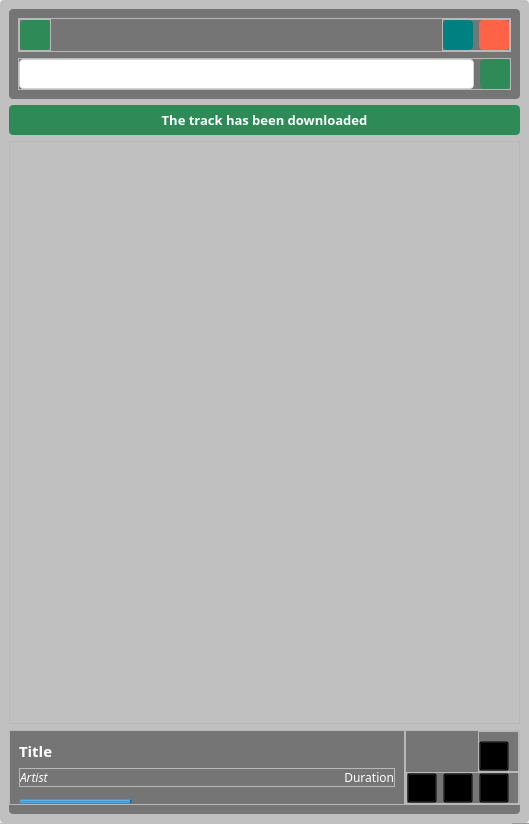
<?xml version="1.0" encoding="UTF-8"?>
<ui version="4.0">
 <class>MainWindow</class>
 <widget class="QMainWindow" name="MainWindow">
  <property name="geometry">
   <rect>
    <x>0</x>
    <y>0</y>
    <width>529</width>
    <height>824</height>
   </rect>
  </property>
  <property name="windowTitle">
   <string>MainWindow</string>
  </property>
  <property name="styleSheet">
   <string notr="true"/>
  </property>
  <widget class="QWidget" name="centralwidget">
   <property name="styleSheet">
    <string notr="true">QFrame{color: white;}
QLabel{color: white;}
QPushButton{color: white;}

QScrollArea{background: transparent; border-radius: 4px;}
QScrollBar:vertical{
background: transparent;
width: 7px;
border-radius: 10px;}
QScrollBar::handle{background:  rgba(0, 0, 0, 140); border-radius: 10px;}
QScrollBar::handle::hover {background:  rgba(0, 0, 0, 180); border-radius: 10px;}
QScrollBar::handle:vertical {width: 25px; min-height: 10px;}
</string>
   </property>
   <layout class="QVBoxLayout" name="verticalLayout_2">
    <property name="spacing">
     <number>0</number>
    </property>
    <property name="leftMargin">
     <number>0</number>
    </property>
    <property name="topMargin">
     <number>0</number>
    </property>
    <property name="rightMargin">
     <number>0</number>
    </property>
    <property name="bottomMargin">
     <number>0</number>
    </property>
    <item>
     <widget class="QFrame" name="background_frame">
      <property name="font">
       <font>
        <family>Segoe UI Variable Static Text</family>
        <pointsize>11</pointsize>
       </font>
      </property>
      <property name="styleSheet">
       <string notr="true">QFrame#background_frame{background: rgba(0, 0, 0, 50); border-radius: 4px; }</string>
      </property>
      <property name="frameShape">
       <enum>QFrame::StyledPanel</enum>
      </property>
      <property name="frameShadow">
       <enum>QFrame::Raised</enum>
      </property>
      <layout class="QVBoxLayout" name="verticalLayout">
       <item>
        <widget class="QFrame" name="top_frame">
         <property name="minimumSize">
          <size>
           <width>0</width>
           <height>0</height>
          </size>
         </property>
         <property name="maximumSize">
          <size>
           <width>16777215</width>
           <height>300</height>
          </size>
         </property>
         <property name="font">
          <font>
           <family>Segoe UI Variable Static Text</family>
           <pointsize>11</pointsize>
          </font>
         </property>
         <property name="styleSheet">
          <string notr="true">QFrame#top_frame{background: rgba(0, 0, 0, 100); border-radius: 4px; }</string>
         </property>
         <property name="frameShape">
          <enum>QFrame::StyledPanel</enum>
         </property>
         <property name="frameShadow">
          <enum>QFrame::Raised</enum>
         </property>
         <layout class="QVBoxLayout" name="verticalLayout_3">
          <item>
           <widget class="QFrame" name="frame">
            <property name="minimumSize">
             <size>
              <width>0</width>
              <height>0</height>
             </size>
            </property>
            <property name="font">
             <font>
              <family>Segoe UI Variable Static Text</family>
              <pointsize>11</pointsize>
             </font>
            </property>
            <property name="frameShape">
             <enum>QFrame::StyledPanel</enum>
            </property>
            <property name="frameShadow">
             <enum>QFrame::Raised</enum>
            </property>
            <layout class="QHBoxLayout" name="horizontalLayout">
             <property name="spacing">
              <number>0</number>
             </property>
             <property name="leftMargin">
              <number>0</number>
             </property>
             <property name="topMargin">
              <number>0</number>
             </property>
             <property name="rightMargin">
              <number>0</number>
             </property>
             <property name="bottomMargin">
              <number>0</number>
             </property>
             <item alignment="Qt::AlignLeft">
              <widget class="QFrame" name="frame_4">
               <property name="font">
                <font>
                 <family>Segoe UI Variable Static Text</family>
                 <pointsize>11</pointsize>
                </font>
               </property>
               <property name="frameShape">
                <enum>QFrame::StyledPanel</enum>
               </property>
               <property name="frameShadow">
                <enum>QFrame::Raised</enum>
               </property>
               <layout class="QHBoxLayout" name="horizontalLayout_3">
                <property name="spacing">
                 <number>0</number>
                </property>
                <property name="leftMargin">
                 <number>0</number>
                </property>
                <property name="topMargin">
                 <number>0</number>
                </property>
                <property name="rightMargin">
                 <number>0</number>
                </property>
                <property name="bottomMargin">
                 <number>0</number>
                </property>
                <item>
                 <widget class="QPushButton" name="add_show_pushButton">
                  <property name="minimumSize">
                   <size>
                    <width>30</width>
                    <height>30</height>
                   </size>
                  </property>
                  <property name="maximumSize">
                   <size>
                    <width>30</width>
                    <height>30</height>
                   </size>
                  </property>
                  <property name="font">
                   <font>
                    <family>Segoe UI Variable Static Text</family>
                    <pointsize>11</pointsize>
                   </font>
                  </property>
                  <property name="styleSheet">
                   <string notr="true">QPushButton{background: seagreen; 
border-radius: 4px; 
image: url(&quot;/icons/add.png&quot;)}
QPushButton::hover{
background: mediumseagreen; 
border-radius: 4px; }
</string>
                  </property>
                  <property name="text">
                   <string/>
                  </property>
                 </widget>
                </item>
               </layout>
              </widget>
             </item>
             <item alignment="Qt::AlignRight">
              <widget class="QFrame" name="frame_3">
               <property name="font">
                <font>
                 <family>Segoe UI Variable Static Text</family>
                 <pointsize>11</pointsize>
                </font>
               </property>
               <property name="frameShape">
                <enum>QFrame::StyledPanel</enum>
               </property>
               <property name="frameShadow">
                <enum>QFrame::Raised</enum>
               </property>
               <layout class="QHBoxLayout" name="horizontalLayout_2">
                <property name="leftMargin">
                 <number>0</number>
                </property>
                <property name="topMargin">
                 <number>0</number>
                </property>
                <property name="rightMargin">
                 <number>0</number>
                </property>
                <property name="bottomMargin">
                 <number>0</number>
                </property>
                <item alignment="Qt::AlignRight">
                 <widget class="QPushButton" name="minimize_pushButton">
                  <property name="minimumSize">
                   <size>
                    <width>30</width>
                    <height>30</height>
                   </size>
                  </property>
                  <property name="maximumSize">
                   <size>
                    <width>30</width>
                    <height>30</height>
                   </size>
                  </property>
                  <property name="font">
                   <font>
                    <family>Segoe UI Variable Static Text</family>
                    <pointsize>11</pointsize>
                   </font>
                  </property>
                  <property name="styleSheet">
                   <string notr="true">QPushButton{background: teal; 
border-radius: 4px; 
image: url(&quot;/icons/minimize.png&quot;)}
QPushButton::hover{
background: cornflowerblue; 
border-radius: 4px; 
}</string>
                  </property>
                  <property name="text">
                   <string/>
                  </property>
                 </widget>
                </item>
                <item alignment="Qt::AlignRight">
                 <widget class="QPushButton" name="close_pushButton">
                  <property name="minimumSize">
                   <size>
                    <width>30</width>
                    <height>30</height>
                   </size>
                  </property>
                  <property name="maximumSize">
                   <size>
                    <width>30</width>
                    <height>30</height>
                   </size>
                  </property>
                  <property name="font">
                   <font>
                    <family>Segoe UI Variable Static Text</family>
                    <pointsize>11</pointsize>
                   </font>
                  </property>
                  <property name="styleSheet">
                   <string notr="true">QPushButton{background: tomato; 
border-radius: 4px;
image: url(&quot;/icons/close.png&quot;)
}
QPushButton::hover{background: orangered; 
border-radius: 4px;}</string>
                  </property>
                  <property name="text">
                   <string/>
                  </property>
                 </widget>
                </item>
               </layout>
              </widget>
             </item>
            </layout>
           </widget>
          </item>
          <item>
           <widget class="QFrame" name="frame_2">
            <property name="font">
             <font>
              <family>Segoe UI Variable Static Text</family>
              <pointsize>11</pointsize>
             </font>
            </property>
            <property name="frameShape">
             <enum>QFrame::StyledPanel</enum>
            </property>
            <property name="frameShadow">
             <enum>QFrame::Raised</enum>
            </property>
            <layout class="QHBoxLayout" name="horizontalLayout_4">
             <property name="leftMargin">
              <number>0</number>
             </property>
             <property name="topMargin">
              <number>0</number>
             </property>
             <property name="rightMargin">
              <number>0</number>
             </property>
             <property name="bottomMargin">
              <number>0</number>
             </property>
             <item>
              <widget class="QLineEdit" name="link_lineEdit">
               <property name="minimumSize">
                <size>
                 <width>0</width>
                 <height>30</height>
                </size>
               </property>
               <property name="maximumSize">
                <size>
                 <width>16777215</width>
                 <height>30</height>
                </size>
               </property>
               <property name="font">
                <font>
                 <family>Segoe UI Variable Static Text</family>
                 <pointsize>10</pointsize>
                </font>
               </property>
               <property name="styleSheet">
                <string notr="true">background: white;
border: 1px solid lightgrey; 
border-radius: 4px;
color: black; 
padding-left: 4px;</string>
               </property>
              </widget>
             </item>
             <item>
              <widget class="QPushButton" name="add_pushButton">
               <property name="minimumSize">
                <size>
                 <width>30</width>
                 <height>30</height>
                </size>
               </property>
               <property name="maximumSize">
                <size>
                 <width>30</width>
                 <height>30</height>
                </size>
               </property>
               <property name="font">
                <font>
                 <family>Segoe UI Variable Static Text</family>
                 <pointsize>11</pointsize>
                </font>
               </property>
               <property name="styleSheet">
                <string notr="true">QPushButton{background: seagreen; 
border-radius: 4px; 
image: url(&quot;/icons/add.png&quot;)}
QPushButton::hover{
background: mediumseagreen; 
border-radius: 4px; }
</string>
               </property>
               <property name="text">
                <string/>
               </property>
              </widget>
             </item>
            </layout>
           </widget>
          </item>
         </layout>
        </widget>
       </item>
       <item>
        <widget class="QFrame" name="notification_frame">
         <property name="minimumSize">
          <size>
           <width>0</width>
           <height>30</height>
          </size>
         </property>
         <property name="maximumSize">
          <size>
           <width>16777215</width>
           <height>30</height>
          </size>
         </property>
         <property name="styleSheet">
          <string notr="true">border-radius: 4px; background: seagreen; </string>
         </property>
         <property name="frameShape">
          <enum>QFrame::StyledPanel</enum>
         </property>
         <property name="frameShadow">
          <enum>QFrame::Raised</enum>
         </property>
         <layout class="QVBoxLayout" name="verticalLayout_6">
          <property name="spacing">
           <number>0</number>
          </property>
          <property name="topMargin">
           <number>0</number>
          </property>
          <property name="bottomMargin">
           <number>0</number>
          </property>
          <item>
           <widget class="QLabel" name="notification_label">
            <property name="font">
             <font>
              <family>Segoe UI Variable Static Text</family>
              <pointsize>10</pointsize>
              <weight>75</weight>
              <bold>true</bold>
             </font>
            </property>
            <property name="text">
             <string>The track has been downloaded</string>
            </property>
            <property name="alignment">
             <set>Qt::AlignCenter</set>
            </property>
           </widget>
          </item>
         </layout>
        </widget>
       </item>
       <item>
        <widget class="QFrame" name="middle_frame">
         <property name="font">
          <font>
           <family>Segoe UI Variable Static Text</family>
           <pointsize>11</pointsize>
          </font>
         </property>
         <property name="styleSheet">
          <string notr="true"/>
         </property>
         <property name="frameShape">
          <enum>QFrame::StyledPanel</enum>
         </property>
         <property name="frameShadow">
          <enum>QFrame::Raised</enum>
         </property>
         <layout class="QVBoxLayout" name="verticalLayout_4">
          <property name="leftMargin">
           <number>0</number>
          </property>
          <property name="rightMargin">
           <number>0</number>
          </property>
          <item>
           <widget class="QScrollArea" name="scrollArea">
            <property name="font">
             <font>
              <family>Segoe UI Variable Static Text</family>
              <pointsize>11</pointsize>
             </font>
            </property>
            <property name="styleSheet">
             <string notr="true">QFrame{background: transparent; border-radius: 4px;}
QLabel{background: transparent; border-radius: 4px;}
QPushButton{background: transparent; border-radius: 4px;}
QWidget{background: transparent; border-radius: 4px;}




</string>
            </property>
            <property name="verticalScrollBarPolicy">
             <enum>Qt::ScrollBarAsNeeded</enum>
            </property>
            <property name="sizeAdjustPolicy">
             <enum>QAbstractScrollArea::AdjustToContentsOnFirstShow</enum>
            </property>
            <property name="widgetResizable">
             <bool>true</bool>
            </property>
            <widget class="QWidget" name="scrollAreaWidgetContents">
             <property name="geometry">
              <rect>
               <x>0</x>
               <y>0</y>
               <width>505</width>
               <height>525</height>
              </rect>
             </property>
             <layout class="QVBoxLayout" name="verticalLayout_5">
              <property name="leftMargin">
               <number>0</number>
              </property>
              <property name="topMargin">
               <number>0</number>
              </property>
              <property name="rightMargin">
               <number>0</number>
              </property>
              <property name="bottomMargin">
               <number>0</number>
              </property>
              <item alignment="Qt::AlignTop">
               <widget class="QFrame" name="scroll_frame">
                <property name="minimumSize">
                 <size>
                  <width>0</width>
                  <height>0</height>
                 </size>
                </property>
                <property name="font">
                 <font>
                  <family>Segoe UI Variable Static Text</family>
                  <pointsize>11</pointsize>
                 </font>
                </property>
                <property name="frameShape">
                 <enum>QFrame::StyledPanel</enum>
                </property>
                <property name="frameShadow">
                 <enum>QFrame::Raised</enum>
                </property>
                <layout class="QVBoxLayout" name="verticalLayout_7">
                 <property name="leftMargin">
                  <number>0</number>
                 </property>
                 <property name="topMargin">
                  <number>0</number>
                 </property>
                 <property name="rightMargin">
                  <number>0</number>
                 </property>
                 <property name="bottomMargin">
                  <number>0</number>
                 </property>
                </layout>
               </widget>
              </item>
             </layout>
            </widget>
           </widget>
          </item>
         </layout>
        </widget>
       </item>
       <item>
        <widget class="QFrame" name="bottom_frame">
         <property name="minimumSize">
          <size>
           <width>0</width>
           <height>0</height>
          </size>
         </property>
         <property name="font">
          <font>
           <family>Segoe UI Variable Static Text</family>
          </font>
         </property>
         <property name="styleSheet">
          <string notr="true">QFrame#bottom_frame{background: rgba(0, 0, 0, 100); border-radius: 4px; }</string>
         </property>
         <property name="frameShape">
          <enum>QFrame::StyledPanel</enum>
         </property>
         <property name="frameShadow">
          <enum>QFrame::Raised</enum>
         </property>
         <layout class="QHBoxLayout" name="horizontalLayout_11">
          <property name="spacing">
           <number>0</number>
          </property>
          <property name="leftMargin">
           <number>0</number>
          </property>
          <property name="topMargin">
           <number>0</number>
          </property>
          <property name="rightMargin">
           <number>0</number>
          </property>
          <item>
           <widget class="QFrame" name="bottom_frame_left">
            <property name="font">
             <font>
              <family>Segoe UI Variable Static Text</family>
             </font>
            </property>
            <property name="frameShape">
             <enum>QFrame::StyledPanel</enum>
            </property>
            <property name="frameShadow">
             <enum>QFrame::Raised</enum>
            </property>
            <layout class="QVBoxLayout" name="verticalLayout_12">
             <property name="bottomMargin">
              <number>0</number>
             </property>
             <item>
              <widget class="QLabel" name="title_label">
               <property name="minimumSize">
                <size>
                 <width>300</width>
                 <height>0</height>
                </size>
               </property>
               <property name="maximumSize">
                <size>
                 <width>16777215</width>
                 <height>500</height>
                </size>
               </property>
               <property name="font">
                <font>
                 <family>Segoe UI Variable Static Text</family>
                 <pointsize>11</pointsize>
                 <weight>75</weight>
                 <bold>true</bold>
                </font>
               </property>
               <property name="text">
                <string>Title</string>
               </property>
              </widget>
             </item>
             <item>
              <widget class="QFrame" name="bottom_frame_left_middle">
               <property name="font">
                <font>
                 <family>Segoe UI Variable Static Text</family>
                </font>
               </property>
               <property name="frameShape">
                <enum>QFrame::StyledPanel</enum>
               </property>
               <property name="frameShadow">
                <enum>QFrame::Raised</enum>
               </property>
               <layout class="QHBoxLayout" name="horizontalLayout_13">
                <property name="spacing">
                 <number>0</number>
                </property>
                <property name="leftMargin">
                 <number>0</number>
                </property>
                <property name="topMargin">
                 <number>0</number>
                </property>
                <property name="rightMargin">
                 <number>0</number>
                </property>
                <property name="bottomMargin">
                 <number>0</number>
                </property>
                <item>
                 <widget class="QLabel" name="artist_label">
                  <property name="font">
                   <font>
                    <family>Segoe UI Variable Static Text</family>
                    <pointsize>9</pointsize>
                    <italic>true</italic>
                   </font>
                  </property>
                  <property name="text">
                   <string>Artist</string>
                  </property>
                 </widget>
                </item>
                <item alignment="Qt::AlignRight">
                 <widget class="QLabel" name="duration_label">
                  <property name="font">
                   <font>
                    <family>Segoe UI Variable Static Text</family>
                   </font>
                  </property>
                  <property name="text">
                   <string>Duration</string>
                  </property>
                  <property name="alignment">
                   <set>Qt::AlignRight|Qt::AlignTrailing|Qt::AlignVCenter</set>
                  </property>
                 </widget>
                </item>
               </layout>
              </widget>
             </item>
             <item>
              <widget class="QFrame" name="duration_progress_frame">
               <property name="maximumSize">
                <size>
                 <width>16777215</width>
                 <height>5</height>
                </size>
               </property>
               <property name="frameShape">
                <enum>QFrame::StyledPanel</enum>
               </property>
               <property name="frameShadow">
                <enum>QFrame::Raised</enum>
               </property>
              </widget>
             </item>
             <item>
              <widget class="QProgressBar" name="duration_progressBar">
               <property name="maximumSize">
                <size>
                 <width>16777215</width>
                 <height>5</height>
                </size>
               </property>
               <property name="font">
                <font>
                 <family>Segoe UI Variable Static Text</family>
                 <pointsize>11</pointsize>
                </font>
               </property>
               <property name="styleSheet">
                <string notr="true">border-radius: 4px; background: transparent; color: transparent;</string>
               </property>
               <property name="value">
                <number>30</number>
               </property>
               <property name="textVisible">
                <bool>false</bool>
               </property>
              </widget>
             </item>
            </layout>
           </widget>
          </item>
          <item>
           <widget class="QFrame" name="bottom_frame_right">
            <property name="font">
             <font>
              <family>Segoe UI Variable Static Text</family>
             </font>
            </property>
            <property name="frameShape">
             <enum>QFrame::StyledPanel</enum>
            </property>
            <property name="frameShadow">
             <enum>QFrame::Raised</enum>
            </property>
            <layout class="QVBoxLayout" name="verticalLayout_10">
             <property name="spacing">
              <number>0</number>
             </property>
             <property name="leftMargin">
              <number>0</number>
             </property>
             <property name="topMargin">
              <number>0</number>
             </property>
             <property name="rightMargin">
              <number>0</number>
             </property>
             <property name="bottomMargin">
              <number>0</number>
             </property>
             <item alignment="Qt::AlignRight|Qt::AlignTop">
              <widget class="QFrame" name="bottom_frame_right_top">
               <property name="font">
                <font>
                 <family>Segoe UI Variable Static Text</family>
                </font>
               </property>
               <property name="frameShape">
                <enum>QFrame::StyledPanel</enum>
               </property>
               <property name="frameShadow">
                <enum>QFrame::Raised</enum>
               </property>
               <layout class="QVBoxLayout" name="verticalLayout_11">
                <property name="leftMargin">
                 <number>0</number>
                </property>
                <property name="bottomMargin">
                 <number>0</number>
                </property>
                <item>
                 <widget class="QPushButton" name="show_pushButton">
                  <property name="minimumSize">
                   <size>
                    <width>30</width>
                    <height>30</height>
                   </size>
                  </property>
                  <property name="maximumSize">
                   <size>
                    <width>30</width>
                    <height>30</height>
                   </size>
                  </property>
                  <property name="sizeIncrement">
                   <size>
                    <width>20</width>
                    <height>20</height>
                   </size>
                  </property>
                  <property name="font">
                   <font>
                    <family>Segoe UI Variable Static Text</family>
                    <pointsize>11</pointsize>
                   </font>
                  </property>
                  <property name="styleSheet">
                   <string notr="true">QPushButton{background: transparent;
image: url(&quot;/icons/up.png&quot;);}</string>
                  </property>
                  <property name="text">
                   <string/>
                  </property>
                 </widget>
                </item>
               </layout>
              </widget>
             </item>
             <item alignment="Qt::AlignRight|Qt::AlignTop">
              <widget class="QFrame" name="bottom_frame_right_bottom">
               <property name="font">
                <font>
                 <family>Segoe UI Variable Static Text</family>
                </font>
               </property>
               <property name="frameShape">
                <enum>QFrame::StyledPanel</enum>
               </property>
               <property name="frameShadow">
                <enum>QFrame::Raised</enum>
               </property>
               <layout class="QHBoxLayout" name="horizontalLayout_12">
                <property name="leftMargin">
                 <number>0</number>
                </property>
                <property name="topMargin">
                 <number>0</number>
                </property>
                <property name="bottomMargin">
                 <number>0</number>
                </property>
                <item>
                 <widget class="QPushButton" name="prev_pushButton">
                  <property name="minimumSize">
                   <size>
                    <width>30</width>
                    <height>30</height>
                   </size>
                  </property>
                  <property name="maximumSize">
                   <size>
                    <width>30</width>
                    <height>30</height>
                   </size>
                  </property>
                  <property name="sizeIncrement">
                   <size>
                    <width>20</width>
                    <height>20</height>
                   </size>
                  </property>
                  <property name="font">
                   <font>
                    <family>Segoe UI Variable Static Text</family>
                    <pointsize>11</pointsize>
                   </font>
                  </property>
                  <property name="styleSheet">
                   <string notr="true">QPushButton{background: transparent;
image: url(&quot;/icons/prev.png&quot;);}</string>
                  </property>
                  <property name="text">
                   <string/>
                  </property>
                 </widget>
                </item>
                <item>
                 <widget class="QPushButton" name="play_pushButton">
                  <property name="minimumSize">
                   <size>
                    <width>30</width>
                    <height>30</height>
                   </size>
                  </property>
                  <property name="maximumSize">
                   <size>
                    <width>30</width>
                    <height>30</height>
                   </size>
                  </property>
                  <property name="sizeIncrement">
                   <size>
                    <width>20</width>
                    <height>20</height>
                   </size>
                  </property>
                  <property name="font">
                   <font>
                    <family>Segoe UI Variable Static Text</family>
                    <pointsize>11</pointsize>
                   </font>
                  </property>
                  <property name="styleSheet">
                   <string notr="true">QPushButton{background: transparent;
image: url(&quot;/icons/pause.png&quot;);}</string>
                  </property>
                  <property name="text">
                   <string/>
                  </property>
                 </widget>
                </item>
                <item>
                 <widget class="QPushButton" name="next_pushButton">
                  <property name="minimumSize">
                   <size>
                    <width>30</width>
                    <height>30</height>
                   </size>
                  </property>
                  <property name="maximumSize">
                   <size>
                    <width>30</width>
                    <height>30</height>
                   </size>
                  </property>
                  <property name="sizeIncrement">
                   <size>
                    <width>20</width>
                    <height>20</height>
                   </size>
                  </property>
                  <property name="font">
                   <font>
                    <family>Segoe UI Variable Static Text</family>
                    <pointsize>11</pointsize>
                   </font>
                  </property>
                  <property name="styleSheet">
                   <string notr="true">QPushButton{background: transparent;
image: url(&quot;/icons/next.png&quot;);}</string>
                  </property>
                  <property name="text">
                   <string/>
                  </property>
                 </widget>
                </item>
               </layout>
              </widget>
             </item>
            </layout>
           </widget>
          </item>
         </layout>
        </widget>
       </item>
      </layout>
     </widget>
    </item>
   </layout>
  </widget>
  <widget class="QStatusBar" name="statusBar">
   <property name="maximumSize">
    <size>
     <width>16777215</width>
     <height>1</height>
    </size>
   </property>
   <property name="styleSheet">
    <string notr="true">background: rgba(0, 0, 0, 50); </string>
   </property>
  </widget>
 </widget>
 <resources/>
 <connections/>
</ui>
